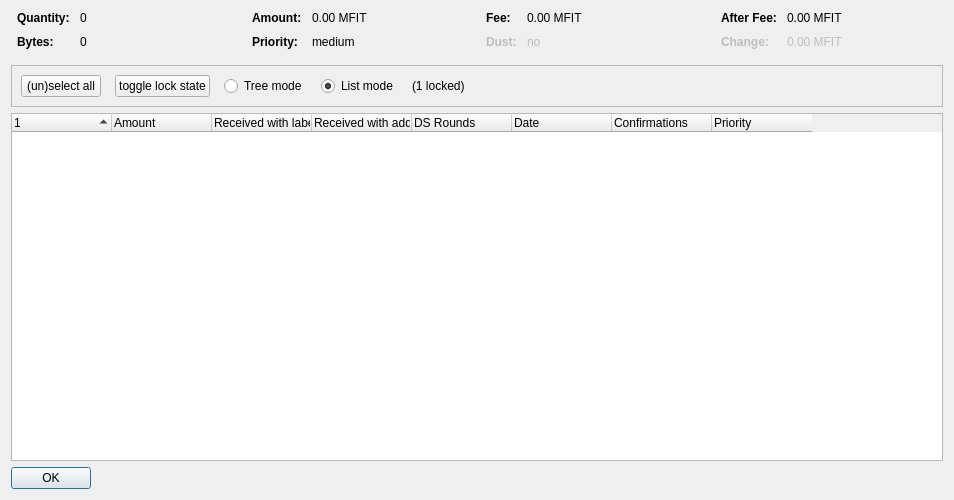
<?xml version="1.0" encoding="UTF-8"?>
<ui version="4.0">
 <class>CoinControlDialog</class>
 <widget class="QDialog" name="CoinControlDialog">
  <property name="geometry">
   <rect>
    <x>0</x>
    <y>0</y>
    <width>954</width>
    <height>500</height>
   </rect>
  </property>
  <property name="windowTitle">
   <string>Coin Selection</string>
  </property>
  <layout class="QVBoxLayout" name="verticalLayout">
   <item>
    <layout class="QHBoxLayout" name="horizontalLayoutTop" stretch="0,0,0,0">
     <property name="topMargin">
      <number>0</number>
     </property>
     <property name="bottomMargin">
      <number>10</number>
     </property>
     <item>
      <layout class="QFormLayout" name="formLayoutCoinControl1">
       <property name="horizontalSpacing">
        <number>10</number>
       </property>
       <property name="verticalSpacing">
        <number>10</number>
       </property>
       <property name="leftMargin">
        <number>6</number>
       </property>
       <property name="rightMargin">
        <number>6</number>
       </property>
       <item row="0" column="0">
        <widget class="QLabel" name="labelCoinControlQuantityText">
         <property name="font">
          <font>
           <weight>75</weight>
           <bold>true</bold>
          </font>
         </property>
         <property name="text">
          <string>Quantity:</string>
         </property>
        </widget>
       </item>
       <item row="0" column="1">
        <widget class="QLabel" name="labelCoinControlQuantity">
         <property name="cursor">
          <cursorShape>IBeamCursor</cursorShape>
         </property>
         <property name="contextMenuPolicy">
          <enum>Qt::ActionsContextMenu</enum>
         </property>
         <property name="text">
          <string notr="true">0</string>
         </property>
         <property name="textInteractionFlags">
          <set>Qt::LinksAccessibleByMouse|Qt::TextSelectableByKeyboard|Qt::TextSelectableByMouse</set>
         </property>
        </widget>
       </item>
       <item row="1" column="0">
        <widget class="QLabel" name="labelCoinControlBytesText">
         <property name="font">
          <font>
           <weight>75</weight>
           <bold>true</bold>
          </font>
         </property>
         <property name="text">
          <string>Bytes:</string>
         </property>
        </widget>
       </item>
       <item row="1" column="1">
        <widget class="QLabel" name="labelCoinControlBytes">
         <property name="cursor">
          <cursorShape>IBeamCursor</cursorShape>
         </property>
         <property name="contextMenuPolicy">
          <enum>Qt::ActionsContextMenu</enum>
         </property>
         <property name="text">
          <string notr="true">0</string>
         </property>
         <property name="textInteractionFlags">
          <set>Qt::LinksAccessibleByMouse|Qt::TextSelectableByKeyboard|Qt::TextSelectableByMouse</set>
         </property>
        </widget>
       </item>
      </layout>
     </item>
     <item>
      <layout class="QFormLayout" name="formLayoutCoinControl2">
       <property name="horizontalSpacing">
        <number>10</number>
       </property>
       <property name="verticalSpacing">
        <number>10</number>
       </property>
       <property name="leftMargin">
        <number>6</number>
       </property>
       <property name="rightMargin">
        <number>6</number>
       </property>
       <item row="0" column="0">
        <widget class="QLabel" name="labelCoinControlAmountText">
         <property name="font">
          <font>
           <weight>75</weight>
           <bold>true</bold>
          </font>
         </property>
         <property name="text">
          <string>Amount:</string>
         </property>
        </widget>
       </item>
       <item row="0" column="1">
        <widget class="QLabel" name="labelCoinControlAmount">
         <property name="cursor">
          <cursorShape>IBeamCursor</cursorShape>
         </property>
         <property name="contextMenuPolicy">
          <enum>Qt::ActionsContextMenu</enum>
         </property>
         <property name="text">
          <string notr="true">0.00 MFIT</string>
         </property>
         <property name="textInteractionFlags">
          <set>Qt::LinksAccessibleByMouse|Qt::TextSelectableByKeyboard|Qt::TextSelectableByMouse</set>
         </property>
        </widget>
       </item>
       <item row="1" column="0">
        <widget class="QLabel" name="labelCoinControlPriorityText">
         <property name="font">
          <font>
           <weight>75</weight>
           <bold>true</bold>
          </font>
         </property>
         <property name="text">
          <string>Priority:</string>
         </property>
        </widget>
       </item>
       <item row="1" column="1">
        <widget class="QLabel" name="labelCoinControlPriority">
         <property name="cursor">
          <cursorShape>IBeamCursor</cursorShape>
         </property>
         <property name="contextMenuPolicy">
          <enum>Qt::ActionsContextMenu</enum>
         </property>
         <property name="text">
          <string>medium</string>
         </property>
         <property name="textInteractionFlags">
          <set>Qt::LinksAccessibleByMouse|Qt::TextSelectableByKeyboard|Qt::TextSelectableByMouse</set>
         </property>
        </widget>
       </item>
      </layout>
     </item>
     <item>
      <layout class="QFormLayout" name="formLayoutCoinControl3">
       <property name="horizontalSpacing">
        <number>10</number>
       </property>
       <property name="verticalSpacing">
        <number>10</number>
       </property>
       <property name="leftMargin">
        <number>6</number>
       </property>
       <property name="rightMargin">
        <number>6</number>
       </property>
       <item row="0" column="0">
        <widget class="QLabel" name="labelCoinControlFeeText">
         <property name="font">
          <font>
           <weight>75</weight>
           <bold>true</bold>
          </font>
         </property>
         <property name="text">
          <string>Fee:</string>
         </property>
        </widget>
       </item>
       <item row="0" column="1">
        <widget class="QLabel" name="labelCoinControlFee">
         <property name="cursor">
          <cursorShape>IBeamCursor</cursorShape>
         </property>
         <property name="contextMenuPolicy">
          <enum>Qt::ActionsContextMenu</enum>
         </property>
         <property name="text">
          <string notr="true">0.00 MFIT</string>
         </property>
         <property name="textInteractionFlags">
          <set>Qt::LinksAccessibleByMouse|Qt::TextSelectableByKeyboard|Qt::TextSelectableByMouse</set>
         </property>
        </widget>
       </item>
       <item row="1" column="0">
        <widget class="QLabel" name="labelCoinControlLowOutputText">
         <property name="enabled">
          <bool>false</bool>
         </property>
         <property name="font">
          <font>
           <weight>75</weight>
           <bold>true</bold>
          </font>
         </property>
         <property name="text">
          <string>Dust:</string>
         </property>
        </widget>
       </item>
       <item row="1" column="1">
        <widget class="QLabel" name="labelCoinControlLowOutput">
         <property name="enabled">
          <bool>false</bool>
         </property>
         <property name="cursor">
          <cursorShape>IBeamCursor</cursorShape>
         </property>
         <property name="contextMenuPolicy">
          <enum>Qt::ActionsContextMenu</enum>
         </property>
         <property name="text">
          <string>no</string>
         </property>
         <property name="textInteractionFlags">
          <set>Qt::LinksAccessibleByMouse|Qt::TextSelectableByKeyboard|Qt::TextSelectableByMouse</set>
         </property>
        </widget>
       </item>
      </layout>
     </item>
     <item>
      <layout class="QFormLayout" name="formLayoutCoinControl4">
       <property name="horizontalSpacing">
        <number>10</number>
       </property>
       <property name="verticalSpacing">
        <number>10</number>
       </property>
       <property name="leftMargin">
        <number>6</number>
       </property>
       <property name="rightMargin">
        <number>6</number>
       </property>
       <item row="0" column="0">
        <widget class="QLabel" name="labelCoinControlAfterFeeText">
         <property name="font">
          <font>
           <weight>75</weight>
           <bold>true</bold>
          </font>
         </property>
         <property name="text">
          <string>After Fee:</string>
         </property>
        </widget>
       </item>
       <item row="0" column="1">
        <widget class="QLabel" name="labelCoinControlAfterFee">
         <property name="cursor">
          <cursorShape>IBeamCursor</cursorShape>
         </property>
         <property name="contextMenuPolicy">
          <enum>Qt::ActionsContextMenu</enum>
         </property>
         <property name="text">
          <string notr="true">0.00 MFIT</string>
         </property>
         <property name="textInteractionFlags">
          <set>Qt::LinksAccessibleByMouse|Qt::TextSelectableByKeyboard|Qt::TextSelectableByMouse</set>
         </property>
        </widget>
       </item>
       <item row="1" column="0">
        <widget class="QLabel" name="labelCoinControlChangeText">
         <property name="enabled">
          <bool>false</bool>
         </property>
         <property name="font">
          <font>
           <weight>75</weight>
           <bold>true</bold>
          </font>
         </property>
         <property name="text">
          <string>Change:</string>
         </property>
        </widget>
       </item>
       <item row="1" column="1">
        <widget class="QLabel" name="labelCoinControlChange">
         <property name="enabled">
          <bool>false</bool>
         </property>
         <property name="cursor">
          <cursorShape>IBeamCursor</cursorShape>
         </property>
         <property name="contextMenuPolicy">
          <enum>Qt::ActionsContextMenu</enum>
         </property>
         <property name="text">
          <string notr="true">0.00 MFIT</string>
         </property>
         <property name="textInteractionFlags">
          <set>Qt::LinksAccessibleByMouse|Qt::TextSelectableByKeyboard|Qt::TextSelectableByMouse</set>
         </property>
        </widget>
       </item>
      </layout>
     </item>
    </layout>
   </item>
   <item>
    <widget class="QFrame" name="frame">
     <property name="minimumSize">
      <size>
       <width>0</width>
       <height>40</height>
      </size>
     </property>
     <property name="frameShape">
      <enum>QFrame::StyledPanel</enum>
     </property>
     <property name="frameShadow">
      <enum>QFrame::Sunken</enum>
     </property>
     <layout class="QHBoxLayout" name="horizontalLayout">
      <item>
       <layout class="QHBoxLayout" name="horizontalLayoutPanel" stretch="0,0,0,0,0,0">
        <property name="spacing">
         <number>14</number>
        </property>
        <item>
         <widget class="QPushButton" name="pushButtonSelectAll">
          <property name="sizePolicy">
           <sizepolicy hsizetype="Maximum" vsizetype="Fixed">
            <horstretch>0</horstretch>
            <verstretch>0</verstretch>
           </sizepolicy>
          </property>
          <property name="text">
           <string>(un)select all</string>
          </property>
          <property name="autoDefault">
           <bool>false</bool>
          </property>
         </widget>
        </item>
        <item>
         <widget class="QPushButton" name="pushButtonToggleLock">
          <property name="sizePolicy">
           <sizepolicy hsizetype="Maximum" vsizetype="Fixed">
            <horstretch>0</horstretch>
            <verstretch>0</verstretch>
           </sizepolicy>
          </property>
          <property name="text">
           <string>toggle lock state</string>
          </property>
          <property name="autoDefault">
           <bool>false</bool>
          </property>
         </widget>
        </item>
        <item>
         <widget class="QRadioButton" name="radioTreeMode">
          <property name="sizePolicy">
           <sizepolicy hsizetype="Maximum" vsizetype="Fixed">
            <horstretch>0</horstretch>
            <verstretch>0</verstretch>
           </sizepolicy>
          </property>
          <property name="text">
           <string>Tree mode</string>
          </property>
         </widget>
        </item>
        <item>
         <widget class="QRadioButton" name="radioListMode">
          <property name="sizePolicy">
           <sizepolicy hsizetype="Maximum" vsizetype="Fixed">
            <horstretch>0</horstretch>
            <verstretch>0</verstretch>
           </sizepolicy>
          </property>
          <property name="text">
           <string>List mode</string>
          </property>
          <property name="checked">
           <bool>true</bool>
          </property>
         </widget>
        </item>
        <item>
         <widget class="QLabel" name="labelLocked">
          <property name="text">
           <string>(1 locked)</string>
          </property>
         </widget>
        </item>
        <item>
         <spacer name="horizontalSpacer">
          <property name="orientation">
           <enum>Qt::Horizontal</enum>
          </property>
          <property name="sizeHint" stdset="0">
           <size>
            <width>40</width>
            <height>20</height>
           </size>
          </property>
         </spacer>
        </item>
       </layout>
      </item>
     </layout>
    </widget>
   </item>
   <item>
    <widget class="CoinControlTreeWidget" name="treeWidget">
     <property name="contextMenuPolicy">
      <enum>Qt::CustomContextMenu</enum>
     </property>
     <property name="sortingEnabled">
      <bool>false</bool>
     </property>
     <property name="columnCount">
      <number>8</number>
     </property>
     <attribute name="headerShowSortIndicator" stdset="0">
      <bool>true</bool>
     </attribute>
     <attribute name="headerStretchLastSection">
      <bool>false</bool>
     </attribute>
     <column>
      <property name="text">
       <string/>
      </property>
     </column>
     <column>
      <property name="text">
       <string>Amount</string>
      </property>
     </column>
     <column>
      <property name="text">
       <string>Received with label</string>
      </property>
     </column>
     <column>
      <property name="text">
       <string>Received with address</string>
      </property>
     </column>
     <column>
      <property name="text">
       <string>DS Rounds</string>
      </property>
     </column>
     <column>
      <property name="text">
       <string>Date</string>
      </property>
     </column>
     <column>
      <property name="text">
       <string>Confirmations</string>
      </property>
      <property name="toolTip">
       <string>Confirmed</string>
      </property>
     </column>
     <column>
      <property name="text">
       <string>Priority</string>
      </property>
     </column>
    </widget>
   </item>
   <item>
    <widget class="QDialogButtonBox" name="buttonBox">
     <property name="sizePolicy">
      <sizepolicy hsizetype="Maximum" vsizetype="Fixed">
       <horstretch>0</horstretch>
       <verstretch>0</verstretch>
      </sizepolicy>
     </property>
     <property name="orientation">
      <enum>Qt::Horizontal</enum>
     </property>
     <property name="standardButtons">
      <set>QDialogButtonBox::Ok</set>
     </property>
    </widget>
   </item>
  </layout>
 </widget>
 <customwidgets>
  <customwidget>
   <class>CoinControlTreeWidget</class>
   <extends>QTreeWidget</extends>
   <header>coincontroltreewidget.h</header>
  </customwidget>
 </customwidgets>
 <resources/>
 <connections/>
</ui>
